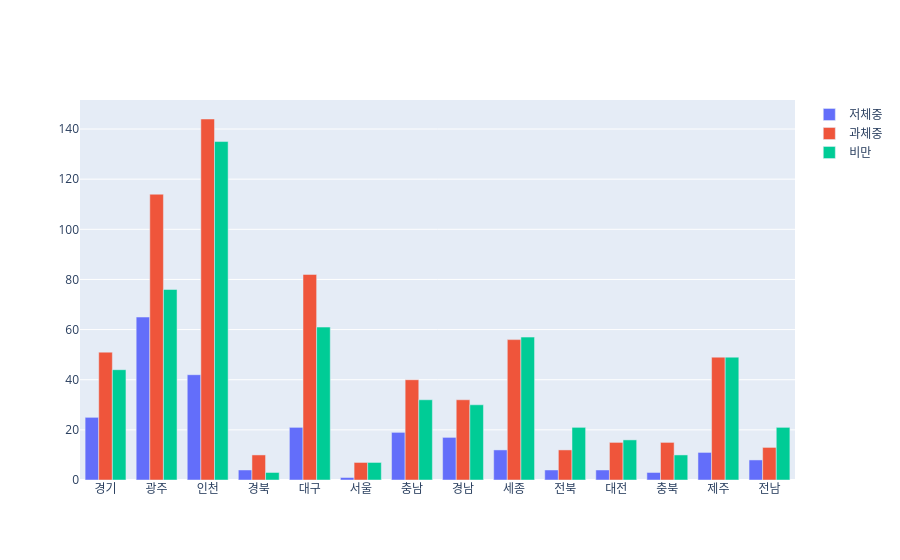

Write notebook code for a chart like this one.
### Code cell
import plotly.graph_objs as go

branches = health_drop_ele["시도"].unique()

# a=health_drop_ele[health_drop_ele['성별']=='남']
# b=health_drop_ele[health_drop_ele['성별']=='여']
fy = health_drop_ele.groupby(['시도', 'bmi_등급']).size().unstack(fill_value=0)
 # sy = b.groupby(['시도', 'bmi_등급']).size().unstack(fill_value=0)

trace1 = go.Bar(
    x=branches,
    y=fy['정상'],
    name='정상'
    
)
trace2 = go.Bar(
    x=branches,
    y=fy['저체중'],
    name='저체중'
)
trace3 = go.Bar(
    x=branches,
    y=fy['과체중'],
    name='과체중'
)
trace4 = go.Bar(
    x=branches,
    y=fy['비만'],
    name='비만'
)
data = [trace2, trace3, trace4]
layout = go.Layout(barmode='group', title='')
fig = go.Figure(data=data, layout=layout)
fig.show()

### Figure 1 — Plotly figure (JSON) as saved in the notebook; plotly's stock layout.template omitted (floating-point values rounded to 4 significant figures)
{"data": [{"name": "저체중", "type": "bar", "x": ["경기", "광주", "인천", "경북", "대구", "서울", "충남", "경남", "세종", "전북", "대전", "충북", "제주", "전남"], "y": [25, 65, 42, 4, 21, 1, 19, 17, 12, 4, 4, 3, 11, 8]}, {"name": "과체중", "type": "bar", "x": ["경기", "광주", "인천", "경북", "대구", "서울", "충남", "경남", "세종", "전북", "대전", "충북", "제주", "전남"], "y": [51, 114, 144, 10, 82, 7, 40, 32, 56, 12, 15, 15, 49, 13]}, {"name": "비만", "type": "bar", "x": ["경기", "광주", "인천", "경북", "대구", "서울", "충남", "경남", "세종", "전북", "대전", "충북", "제주", "전남"], "y": [44, 76, 135, 3, 61, 7, 32, 30, 57, 21, 16, 10, 49, 21]}], "layout": {"autosize": true, "barmode": "group", "title": {"text": ""}, "xaxis": {"autorange": true, "range": [-0.5, 13.5], "type": "category"}, "yaxis": {"autorange": true, "range": [0, 151.6], "type": "linear"}}}
